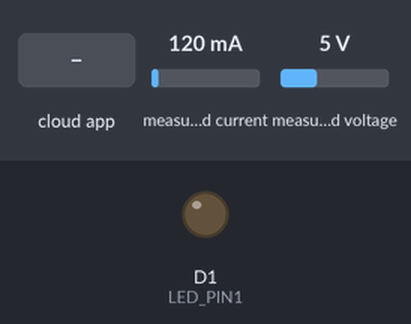
Simulated run of this sketch. Board: ESP8266 (NodeMCU). On the bench: output pins drawn as LEDs (lit = HIGH). The inputs (shaded band) are chosen by the test bench; at power-on: measured current 120 mA, measured voltage 5 V. WiFi joins after 1.5 s; servers stay silent unless stated; the Firebase database answers and starts empty; what the sketch prints to the serial monitor is not drawn.

Above: at 6.1 s.
6.2 s: the phone or cloud app sets Change to 1
At 7.4 s:
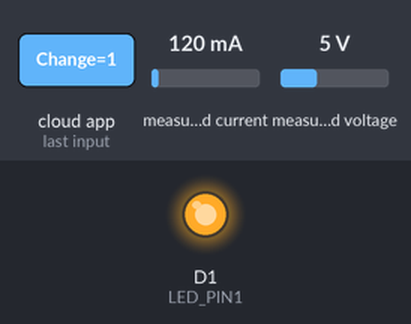
8.5 s: the phone or cloud app sets Change to 0
At 10.2 s:
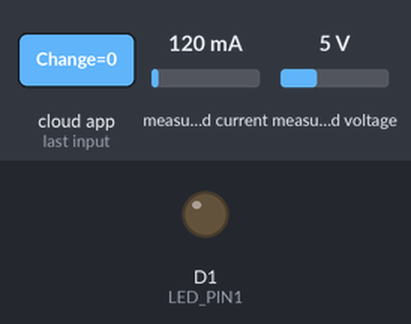
Timing chart, 0 to 11.7 s (numbered marks = the images above; inputs shaded):
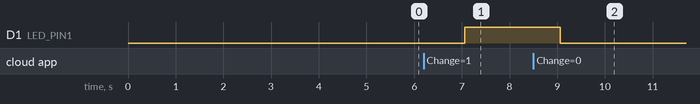

The sketch:

espUART_TEST_20231218.ino
```cpp
#include "GetPower.h"
#include "main.h"

//Define Firebase Data object
FirebaseData fbdo;
FirebaseAuth auth;
FirebaseConfig config;
FirebaseJson json;

unsigned long sendDataPrevMillis = 0;
unsigned long getButtonData = 0;
bool signupOK = false;

// //define values
// #define LED_PIN1 D1
// float volt;
// float ampe;
// float PF;
// float wat;
// float Frequency;
// float Energy;
// int firstStatus, ledss;
// String data1, data2;
// String id = "minhndhe163891";
// String

void setup() {
  // put your setup code here, to run once:
  Serial.begin(115200);

  Serial.println("ESPreceiver data");
  Serial.println();
  delay(100);
  WiFi.begin(WIFI_SSID, WIFI_PASSWORD);
  Serial.println(WIFI_SSID);
  while (WiFi.status() != WL_CONNECTED) {
    Serial.print("Connecting to Wi-Fi: ");
    for (int j = 0; j <= 15; j++) {
      Serial.print(".");
      delay(300);
    }
    Serial.println("");
  }
  Serial.println();
  Serial.print("Connected with IP: ");
  Serial.println(WiFi.localIP());
  // Serial.println();

  /* Assign the api key (required) */
  config.api_key = API_KEY;

  /* Assign the RTDB URL (required) */
  config.database_url = DATABASE_URL;

  /* Sign up */
  if (Firebase.signUp(&config, &auth, "", "")) {
    Serial.println("ok");
    signupOK = true;
  } else {
    Serial.printf("%s\n", config.signer.signupError.message.c_str());
  }
  /* Assign the callback function for the long running token generation task */
  config.token_status_callback = tokenStatusCallback;  //see addons/TokenHelper.h
  Firebase.begin(&config, &auth);
  Firebase.reconnectWiFi(true);

  firstStatus = 0;
  pinMode(LED_PIN1, OUTPUT);  // Initialize the LED_BUILTIN pin as an output
}

void loop() {
  if (Firebase.ready() && signupOK && (millis() - getButtonData > 1000 || getButtonData == 0)) {

    getButtonData = millis();
    if (firstStatus == 1) {
      if (Firebase.RTDB.setInt(&fbdo, "/METTER/Change", 0)) {
        Serial.println("PASSED");
        Serial.println("PATH: " + fbdo.dataPath());
        Serial.println("TYPE: " + fbdo.dataType());
      } else {
        Serial.println("FAILED");
        Serial.println("REASON: " + fbdo.errorReason());
      }
      firstStatus = 0;
    }

    if (Firebase.RTDB.getInt(&fbdo, "/METTER/Change")) {
      if (fbdo.dataType() == "int") {
        ledss = fbdo.intData();
        //chang led status
        digitalWrite(LED_PIN1, ledss);
      } else {
        Serial.println("FAILED");
        Serial.println("REASON: " + fbdo.errorReason());
      }
    }

    // if (Firebase.ready() && signupOK && (millis() - sendDataPrevMillis > 3000 || sendDataPrevMillis == 0)) {
    if (millis() - sendDataPrevMillis > 3000) {
      sendDataPrevMillis = millis();
      //lấy giá trị sau khi đọc xong

      volt = getVol();
      ampe = getAmp();
      PF = getPF();
      wat = getWat();
      Frequency = getFre();
      Energy = getEnergy();

      showData(volt,  ampe,  PF,  wat,  Frequency,  Energy);

      json.set("Vol", volt/1.0);
      json.set("ampe", ampe);
      json.set("PF", PF);
      json.set("wat", wat);
      json.set("Frequency", Frequency);
      json.set("Energy", Energy);
      Path = "METTER/" + id + "/Data";

        if (Firebase.RTDB.setJSON(&fbdo, Path, &json)) {
        Serial.println("PASSED");
        Serial.println("PATH: " + fbdo.dataPath());
        Serial.println("TYPE: " + fbdo.dataType());
      }
      else {
        Serial.println("FAILED");
        Serial.println("REASON: " + fbdo.errorReason());
      }
    }
  }
}
```

GetPower.h
```cpp
#include <PZEM004Tv30.h>
PZEM004Tv30 pzem(D5, D6);

//get vol
float getVol() {
  float voltage = pzem.voltage();
  if (isnan(voltage)) {
    return -100;
  } else {
    return voltage;
  }
}


//GET AMP
float getAmp() {
  float current = pzem.current();
  if (isnan(current)) {
    return -100;
  } else {
    return current;
  }
}

//get cosPi
float getPF() {
  float PF = pzem.pf();
  if (isnan(PF)) {
    return -100;
  } else {
    return PF;
  }
}

//get Wat
float getWat() {
  float power = pzem.power();
  if (isnan(power)) {
    return -100;
  } else {
    return power;
  }
}

//get Frequency
float getFre() {
  float fre = pzem.frequency();
  if (isnan(fre)) {
    return -100;
  } else {
    return fre;
  }
}


//get vol
float getEnergy() {
  float energy = pzem.energy();
  if (isnan(energy)) {
    return -100;
  } else {
    return energy;
  }
}
void showData(float volt,float ampe ,float PF,float wat,float Frequency,float Energy ){
      Serial.print("volt: ");
      Serial.print(volt);
      Serial.println(" V");

      Serial.print("ampe: ");
      Serial.print(ampe);
      Serial.println(" A");

      Serial.print("Wat: ");
      Serial.print(wat);
      Serial.println("W");

      Serial.print("PF: ");
      Serial.println(PF);

      Serial.print("Fre: ");
      Serial.print(Frequency);
      Serial.println("Hz");

      Serial.print("Ene: ");
      Serial.print(Energy);
      Serial.println("kwh");
      Serial.println();
}
```

main.h
```cpp
///Do not edit
#include <Arduino.h>
#if defined(ESP32)
#include <WiFi.h>
#elif defined(ESP8266)
#include <ESP8266WiFi.h>
#endif

#include <Firebase_ESP_Client.h>

//Provide the token generation process info.
#include "addons/TokenHelper.h"
//Provide the RTDB payload printing info and other helper functions.
#include "addons/RTDBHelper.h"

// Insert your network credentials
#define WIFI_SSID "iphoneminh"
#define WIFI_PASSWORD "12345678"

// Insert Firebase project API Key
#define API_KEY "AIzaSyDO7QsBc5frdD6xl96FbLiLecF1lrucbY4"
// Insert RTDB URLefine the RTDB URL */
#define DATABASE_URL "https://demometter-default-rtdb.asia-southeast1.firebasedatabase.app/"

//define values
#define LED_PIN1 D1
float volt, ampe, PF, wat, Frequency, Energy;
int firstStatus, ledss;

String id = "minhndhe163891";
String Path;
```

Measured:
- after the input at 6.2 s, D1 (LED_PIN1): LOW → HIGH after 0.86 s
- after the input at 8.5 s, D1 (LED_PIN1): HIGH → LOW after 0.56 s
